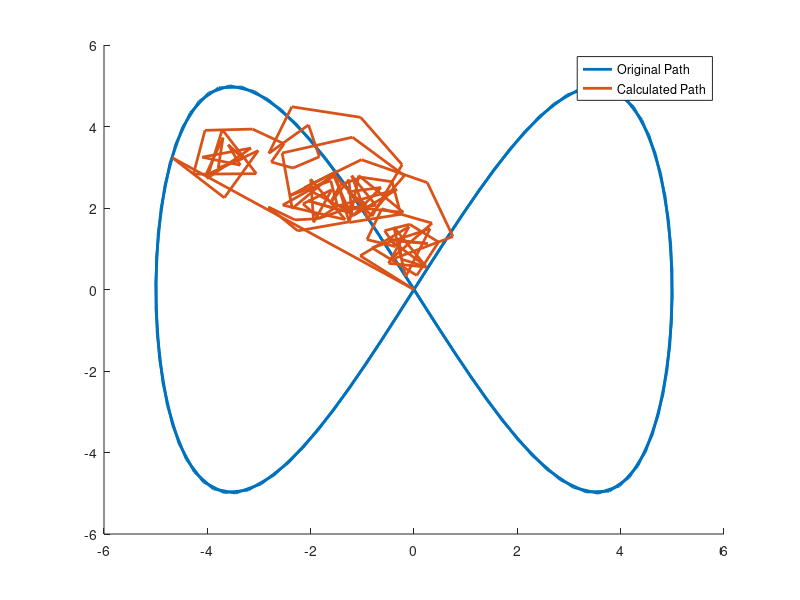
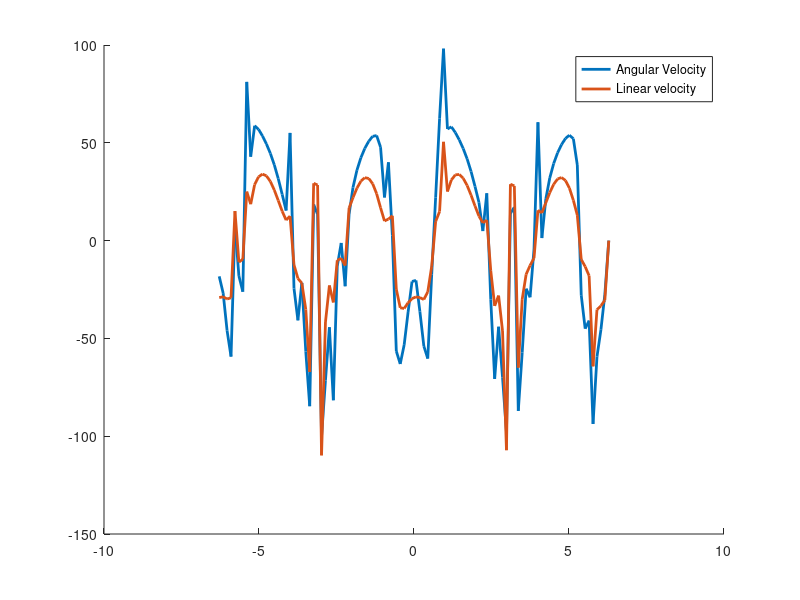

The MATLAB script that drew these images, in order:
% Differential drive WMR

T = 0.05; %Sampling time
W = 1/2; %m. Width of Robot
r = 1/4; %m. Radius of tires

% Create Trajectory for WMR:
N=100;t=linspace(-2*pi,2*pi,N);
f1=1;x=5*sin(f1*t);f2=2;y=5*sin(f2*t);
phi = tan(y./x);
%initialize resulting velocities
omega = zeros(1, N); v = zeros(1, N); 

%initialize resulting forward kinematic variables: 
x_f = zeros(1, N); y_f = zeros(1, N); phi_f = zeros(1, N); 
for n = 1:N-1
    
    %calculating inverse kinematics variables: 
    mu = 1/2*(sin(phi(n))*(y(n+1)-y(n))+cos(phi(n)*(x(n+1)-x(n))))/(cos(phi(n))*(y(n+1)-y(n))-sin(phi(n))*(x(n+1)-x(n))); 
    x_m = (x(n)+x(n+1))/2; y_m = (y(n)+y(n+1))/2; 
    x_star = x_m - mu/2 * (y(n+1) - y(n)); y_star = y_m + mu/2 * (x(n+1)-x(n)); 
    R_n = sqrt((x(n) - x_star)^2 + (y(n)-y_star)^2); 
    theta_1 = atan2((y(n)-y_star), (x(n)-x_star)); theta_2 = atan2((y(n+1)-y_star), (x(n+1)-x_star)); 
    del_phi = theta_1 - theta_2; 
    %resulting velocities: 
    omega(n) = del_phi/T; 
    v(n) = R_n*omega(n);  
    
    %forward Kinematics: circular velocity motion model
    if (n>1)
        
        
        x_f(n) = x_f(n-1) + (v(n)/omega(n)) * (-sin(phi_f(n-1))+sin(phi_f(n-1)+omega(n)*T)); 
        y_f(n) = y_f(n-1) + (v(n)/omega(n)) * (cos(phi_f(n-1))-cos(phi_f(n-1)+omega(n)*T)); 
        phi_f(n) = phi_f(n-1) + omega(n)*T; 
        
    end
   
end

figure()
hold on 
plot(t,omega,'linewidth',2);
plot(t, v,'linewidth',2)
legend('Angular Velocity', 'Linear velocity')
hold off

figure()
hold on 
plot(x,y,'linewidth',2); 
plot(x_f, y_f, 'linewidth', 2); 
legend('Original Path', 'Calculated Path')
hold off

print -deps OutputFig